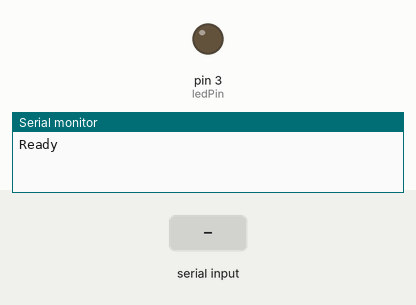
This sketch was run on a simulated Arduino Uno, built with avr-gcc and run on an emulated ATmega328P. On the bench: output pins drawn as LEDs (lit = HIGH), the last lines printed to the serial monitor. The test bench sets the inputs (shaded band).

Above: at 1.2 s.
1.3 s: "t" received over Serial
At 2.5 s:
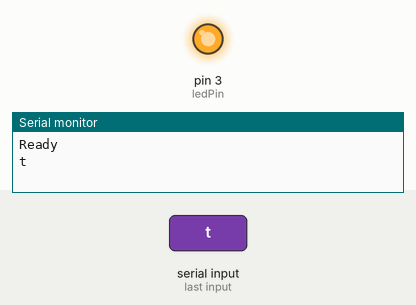
2.8 s: "r" received over Serial
At 3.6 s:
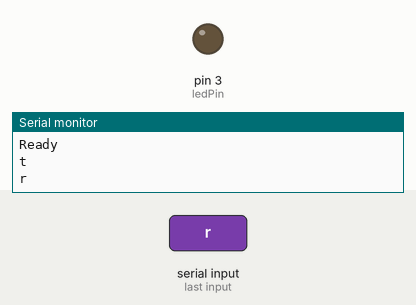
Timing chart, 0 to 5.8 s (numbered marks = the images above; inputs shaded):
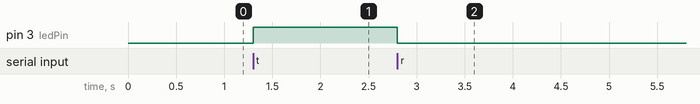

Measured:
- after the input at 1.3 s, pin 3 (ledPin): LOW → HIGH at once
- after the input at 2.8 s, pin 3 (ledPin): HIGH → LOW at once

The sketch:

P59_LED_control.ino
```cpp
int ledPin = 3;

void setup() {
  Serial.begin(9600);
  Serial.println("Ready");
  pinMode(ledPin, OUTPUT);
}

void loop() {
  // put your main code here, to run repeatedly:
  if (Serial.available()) { //發現有資料尚未被讀取時進入
    char ch = Serial.read();
    Serial.println(ch);

    if (ch == 't') {
      digitalWrite(ledPin, HIGH);
      //delay(1000);
    }
    else if (ch == 'r') {
      digitalWrite(ledPin, LOW);
      //delay(1000);
    }
  }
}
```
